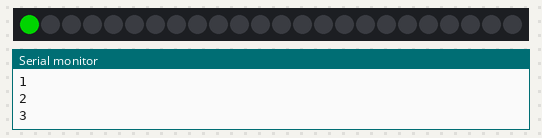
Simulated run of this sketch. Board: Arduino Uno, built with avr-gcc and run on an emulated ATmega328P. Shown: 24 RGB LEDs in strip order, left to right, the last lines printed to the serial monitor. Dim RGB values are drawn brighter than linear.

Above: at 0.15 s.
At 1.09 s:
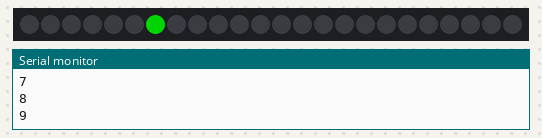
At 2.03 s:
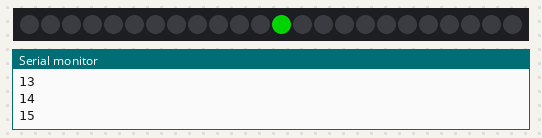
At 2.96 s:
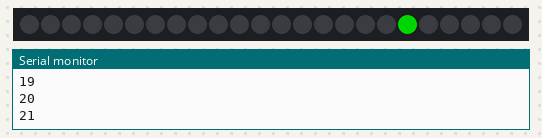
At 3.59 s:
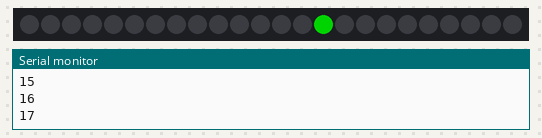
At 4.21 s:
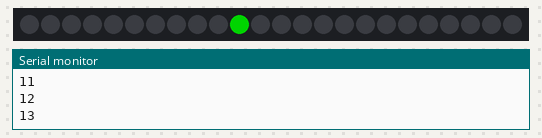

Measured:
- by itself, everything shown: repeats every 3.7 s, in 12 steps

The sketch:

FastLED_Workspace.ino
```cpp
#include "FastLED.h"
#define LED_TYPE WS2812
#define LED_PIN 8
#define NUM_LEDS 24
#define COLOR_ORDER GRB

CRGB leds[NUM_LEDS];

void setup() {
  Serial.begin(9600);
  FastLED.addLeds<LED_TYPE, LED_PIN, COLOR_ORDER>(leds, NUM_LEDS);
  FastLED.clear();
}

void loop() {
  for(int dot = 0; dot < NUM_LEDS; dot++) {
    leds[dot] = CRGB::Green;
    FastLED.show();
    leds[dot] = CRGB::Black;
    delay(30);
    Serial.println(dot);
  }
}
```
